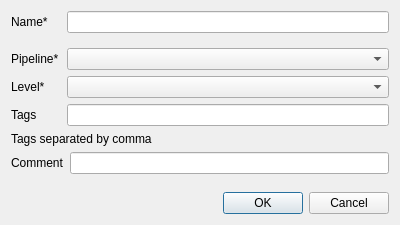
<?xml version="1.0" encoding="UTF-8"?>
<ui version="4.0">
 <class>new_asset_wizard</class>
 <widget class="QDialog" name="new_asset_wizard">
  <property name="geometry">
   <rect>
    <x>0</x>
    <y>0</y>
    <width>400</width>
    <height>225</height>
   </rect>
  </property>
  <property name="windowTitle">
   <string>Dialog</string>
  </property>
  <layout class="QVBoxLayout" name="verticalLayout">
   <property name="sizeConstraint">
    <enum>QLayout::SetDefaultConstraint</enum>
   </property>
   <item>
    <layout class="QHBoxLayout" name="horizontalLayout">
     <item>
      <widget class="QLabel" name="name_label">
       <property name="sizePolicy">
        <sizepolicy hsizetype="Fixed" vsizetype="Fixed">
         <horstretch>0</horstretch>
         <verstretch>0</verstretch>
        </sizepolicy>
       </property>
       <property name="minimumSize">
        <size>
         <width>50</width>
         <height>0</height>
        </size>
       </property>
       <property name="text">
        <string>Name*</string>
       </property>
      </widget>
     </item>
     <item>
      <widget class="QLineEdit" name="name_line_edit"/>
     </item>
    </layout>
   </item>
   <item>
    <layout class="QHBoxLayout" name="horizontalLayout_5">
     <property name="topMargin">
      <number>9</number>
     </property>
     <item>
      <widget class="QLabel" name="pipeline_label">
       <property name="sizePolicy">
        <sizepolicy hsizetype="Fixed" vsizetype="Preferred">
         <horstretch>0</horstretch>
         <verstretch>0</verstretch>
        </sizepolicy>
       </property>
       <property name="minimumSize">
        <size>
         <width>50</width>
         <height>0</height>
        </size>
       </property>
       <property name="text">
        <string>Pipeline*</string>
       </property>
      </widget>
     </item>
     <item>
      <widget class="QComboBox" name="pipeline_combobox"/>
     </item>
    </layout>
   </item>
   <item>
    <layout class="QHBoxLayout" name="horizontalLayout_2">
     <property name="sizeConstraint">
      <enum>QLayout::SetDefaultConstraint</enum>
     </property>
     <item>
      <widget class="QLabel" name="level_label">
       <property name="sizePolicy">
        <sizepolicy hsizetype="Fixed" vsizetype="Fixed">
         <horstretch>0</horstretch>
         <verstretch>0</verstretch>
        </sizepolicy>
       </property>
       <property name="minimumSize">
        <size>
         <width>50</width>
         <height>0</height>
        </size>
       </property>
       <property name="text">
        <string>Level*</string>
       </property>
      </widget>
     </item>
     <item>
      <widget class="QComboBox" name="levels_combo_box"/>
     </item>
    </layout>
   </item>
   <item>
    <layout class="QVBoxLayout" name="verticalLayout_2">
     <item>
      <layout class="QHBoxLayout" name="horizontalLayout_3">
       <item>
        <widget class="QLabel" name="tags_label">
         <property name="sizePolicy">
          <sizepolicy hsizetype="Fixed" vsizetype="Fixed">
           <horstretch>0</horstretch>
           <verstretch>0</verstretch>
          </sizepolicy>
         </property>
         <property name="minimumSize">
          <size>
           <width>50</width>
           <height>0</height>
          </size>
         </property>
         <property name="text">
          <string>Tags</string>
         </property>
        </widget>
       </item>
       <item>
        <widget class="TagSearchbarView" name="tags_line_edit"/>
       </item>
      </layout>
     </item>
     <item>
      <widget class="QLabel" name="tags_d_label">
       <property name="sizePolicy">
        <sizepolicy hsizetype="Preferred" vsizetype="Fixed">
         <horstretch>0</horstretch>
         <verstretch>0</verstretch>
        </sizepolicy>
       </property>
       <property name="text">
        <string>Tags separated by comma</string>
       </property>
      </widget>
     </item>
    </layout>
   </item>
   <item>
    <layout class="QHBoxLayout" name="horizontalLayout_4">
     <item>
      <widget class="QLabel" name="comment_label">
       <property name="sizePolicy">
        <sizepolicy hsizetype="Fixed" vsizetype="Preferred">
         <horstretch>0</horstretch>
         <verstretch>0</verstretch>
        </sizepolicy>
       </property>
       <property name="minimumSize">
        <size>
         <width>50</width>
         <height>0</height>
        </size>
       </property>
       <property name="text">
        <string>Comment</string>
       </property>
      </widget>
     </item>
     <item>
      <widget class="QLineEdit" name="comment_line_edit"/>
     </item>
    </layout>
   </item>
   <item>
    <spacer name="verticalSpacer">
     <property name="orientation">
      <enum>Qt::Vertical</enum>
     </property>
     <property name="sizeHint" stdset="0">
      <size>
       <width>20</width>
       <height>40</height>
      </size>
     </property>
    </spacer>
   </item>
   <item>
    <widget class="QDialogButtonBox" name="dialogue_buttons">
     <property name="orientation">
      <enum>Qt::Horizontal</enum>
     </property>
     <property name="standardButtons">
      <set>QDialogButtonBox::Cancel|QDialogButtonBox::Ok</set>
     </property>
    </widget>
   </item>
  </layout>
 </widget>
 <customwidgets>
  <customwidget>
   <class>TagSearchbarView</class>
   <extends>QLineEdit</extends>
   <header>.Common.TagSearchbar.tagSearchbarView</header>
  </customwidget>
 </customwidgets>
 <resources/>
 <connections>
  <connection>
   <sender>dialogue_buttons</sender>
   <signal>accepted()</signal>
   <receiver>new_asset_wizard</receiver>
   <slot>accept()</slot>
   <hints>
    <hint type="sourcelabel">
     <x>248</x>
     <y>254</y>
    </hint>
    <hint type="destinationlabel">
     <x>157</x>
     <y>274</y>
    </hint>
   </hints>
  </connection>
  <connection>
   <sender>dialogue_buttons</sender>
   <signal>rejected()</signal>
   <receiver>new_asset_wizard</receiver>
   <slot>reject()</slot>
   <hints>
    <hint type="sourcelabel">
     <x>316</x>
     <y>260</y>
    </hint>
    <hint type="destinationlabel">
     <x>286</x>
     <y>274</y>
    </hint>
   </hints>
  </connection>
 </connections>
</ui>
